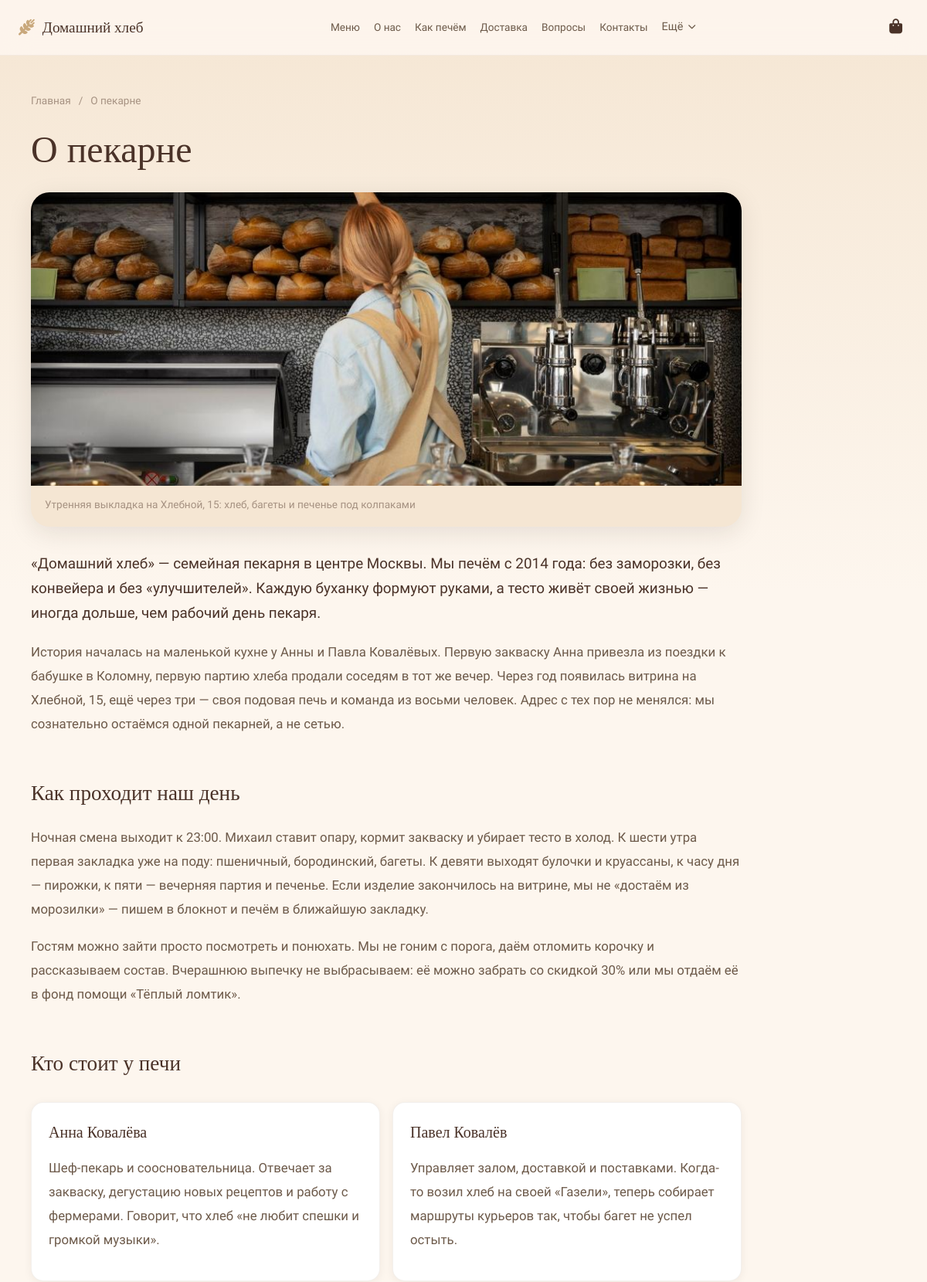
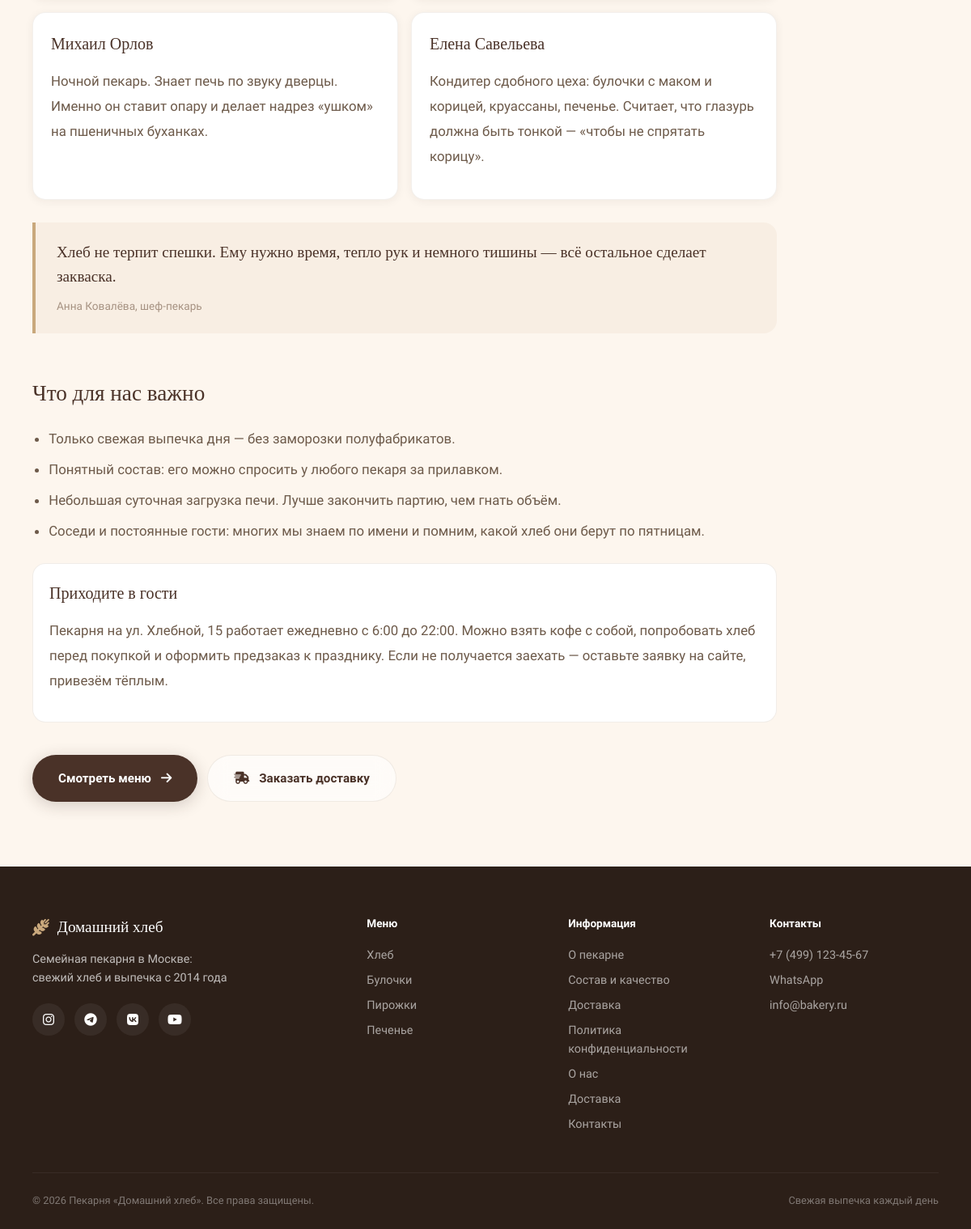
/page.php?slug=about, run on the app's committed database (2 pictures, top to bottom).
### tables this page shows
CREATE TABLE `settings` (
  `id` int(11) NOT NULL AUTO_INCREMENT,
  `setting_key` varchar(100) NOT NULL,
  `setting_value` text DEFAULT NULL,
  `setting_group` varchar(50) DEFAULT 'general',
  `created_at` timestamp NOT NULL DEFAULT current_timestamp(),
  `updated_at` timestamp NOT NULL DEFAULT current_timestamp() ON UPDATE current_timestamp(),
  PRIMARY KEY (`id`),
  UNIQUE KEY `setting_key` (`setting_key`)
);

CREATE TABLE `pages` (
  `id` int(11) NOT NULL AUTO_INCREMENT,
  `title` varchar(200) NOT NULL,
  `slug` varchar(200) NOT NULL,
  `content` longtext DEFAULT NULL,
  `meta_title` varchar(200) DEFAULT NULL,
  `meta_description` varchar(300) DEFAULT NULL,
  `is_visible` tinyint(1) DEFAULT 1,
  `sort_order` int(11) DEFAULT 0,
  `created_at` timestamp NOT NULL DEFAULT current_timestamp(),
  `updated_at` timestamp NOT NULL DEFAULT current_timestamp() ON UPDATE current_timestamp(),
  PRIMARY KEY (`id`),
  UNIQUE KEY `slug` (`slug`)
);

CREATE TABLE `categories` (
  `id` int(11) NOT NULL AUTO_INCREMENT,
  `name` varchar(100) NOT NULL,
  `slug` varchar(100) NOT NULL,
  `description` text DEFAULT NULL,
  `icon` varchar(50) DEFAULT NULL,
  `parent_id` int(11) DEFAULT NULL,
  `sort_order` int(11) DEFAULT 0,
  `is_active` tinyint(1) DEFAULT 1,
  `created_at` timestamp NOT NULL DEFAULT current_timestamp(),
  PRIMARY KEY (`id`),
  UNIQUE KEY `slug` (`slug`),
  KEY `parent_id` (`parent_id`),
  CONSTRAINT `categories_ibfk_1` FOREIGN KEY (`parent_id`) REFERENCES `categories` (`id`) ON DELETE CASCADE
);

### admin/functions.php (called while the page is built, shortened)
<?php
require_once 'config.php';
function getSetting($key) {
    global $pdo;
    $stmt = $pdo->prepare("SELECT setting_value FROM settings WHERE setting_key = ?");
    $stmt->execute([$key]);
    $result = $stmt->fetch();
    return $result ? $result['setting_value'] : null;
}
function getCategories($parentId = null) {
    global $pdo;
    $sql = "SELECT * FROM categories WHERE is_active = 1";
    if ($parentId !== null) {
        $sql .= " AND parent_id " . ($parentId === 0 ? "IS NULL" : "= ?");
    }
    $sql .= " ORDER BY sort_order ASC";
    $stmt = $pdo->prepare($sql);
    if ($parentId !== null && $parentId !== 0) {
        $stmt->execute([$parentId]);
    } else {
        $stmt->execute();
    }
    return $stmt->fetchAll();
}
function getPage($slug) {
    global $pdo;
    $stmt = $pdo->prepare("SELECT * FROM pages WHERE slug = ? AND is_visible = 1");
    $stmt->execute([$slug]);
    return $stmt->fetch();
}

### page.php (the view, shortened to what this page needs)
<?php
require_once 'admin/config.php';
require_once 'admin/functions.php';
$slug = $_GET['slug'] ?? '';
$page = getPage($slug);
$siteName = getSetting('site_name') ?? 'Домашний хлеб';
$sitePhone = getSetting('site_phone') ?? '+7 (499) 123-45-67';
$siteEmail = getSetting('site_email') ?? 'info@bakery.ru';
$whatsapp = getSetting('whatsapp') ?? '+7 (999) 123-45-67';
$telegram = getSetting('telegram') ?? '@bakery_bot';
$instagram = getSetting('instagram') ?? '#';
$vk = getSetting('vk') ?? '#';
$youtube = getSetting('youtube') ?? '#';
$pages = $pdo->query("SELECT * FROM pages WHERE is_visible = 1 ORDER BY sort_order ASC")->fetchAll();
$categories = getCategories(0);
$phoneTel = preg_replace('/[^0-9+]/', '', $sitePhone);
?>
<!DOCTYPE html>
<html lang="ru">
<head>
    <link rel="stylesheet" href="css/styles.css">
    <link rel="stylesheet" href="https://cdnjs.cloudflare.com/ajax/libs/font-awesome/6.5.0/css/all.min.css">
</head>
<body>
    <div class="scroll-steam-layer" id="scrollSteamLayer" aria-hidden="true"></div>
    <div class="crumb-layer" id="crumbLayer" aria-hidden="true"></div>
    <nav class="nav" id="nav">
        <div class="nav-container">
            <a href="index.php" class="nav-logo">
                <i class="fas fa-wheat-awn"></i>
                <span><?= htmlspecialchars($siteName) ?></span>
            </a>
            <div class="nav-links" id="navLinks">
                <a href="index.php#menu" class="nav-link">Меню</a>
                <a href="index.php#about" class="nav-link">О нас</a>
                <a href="index.php#process" class="nav-link">Как печём</a>
                <a href="index.php#delivery-info" class="nav-link">Доставка</a>
                <a href="index.php#faq" class="nav-link">Вопросы</a>
                <a href="index.php#contacts" class="nav-link">Контакты</a>
                <?php if (count($pages) > 0): ?>
                    <div class="nav-dropdown">
                        <button type="button" class="nav-link nav-dropdown-btn" aria-expanded="false">
                            Ещё <i class="fas fa-chevron-down"></i>
                        </button>
                    </div>
                <?php endif; ?>
            </div>
            <div class="nav-actions">
                <a href="index.php#order" class="nav-cart" title="К заказу">
                    <i class="fas fa-bag-shopping"></i>
                </a>
            </div>
        </div>
    </nav>
    <section class="static-page">
        <div class="container">
            <nav class="breadcrumbs" aria-label="Хлебные крошки">
                <a href="index.php">Главная</a>
                <span>/</span>
                <span><?= htmlspecialchars($page['title']) ?></span>
            </nav>
            <h1 class="static-page-title"><?= htmlspecialchars($page['title']) ?></h1>
            <div class="static-page-content">
                <?php if (trim(strip_tags((string)$page['content'])) !== ''): ?>
                    <?= $page['content'] ?>
                <?php endif; ?>
            </div>
            <div class="static-page-cta">
                <a href="index.php#menu" class="btn btn-primary">
                    <span>Смотреть меню</span>
                    <i class="fas fa-arrow-right"></i>
                </a>
                <a href="index.php#order" class="btn btn-ghost">
                    <i class="fas fa-truck-fast"></i>
                    <span>Заказать доставку</span>
                </a>
            </div>
        </div>
    </section>
    <footer class="footer">
        <div class="container">
            <div class="footer-content">
                <div class="footer-brand">
                    <a href="index.php" class="footer-logo">
                        <i class="fas fa-wheat-awn"></i>
                        <span><?= htmlspecialchars($siteName) ?></span>
                    </a>
                    <p class="footer-description">
                        Семейная пекарня в Москве:<br>
                        свежий хлеб и выпечка с 2014 года
                    </p>
                    <div class="footer-socials">
                        <a href="<?= htmlspecialchars($instagram) ?>" class="footer-social"><i class="fab fa-instagram"></i></a>
                        <a href="<?= htmlspecialchars($telegram) ?>" class="footer-social"><i class="fab fa-telegram"></i></a>
                        <a href="<?= htmlspecialchars($vk) ?>" class="footer-social"><i class="fab fa-vk"></i></a>
                        <a href="<?= htmlspecialchars($youtube) ?>" class="footer-social"><i class="fab fa-youtube"></i></a>
                    </div>
                </div>
                <div class="footer-links">
                    <div class="footer-links-column">
                        <h4>Меню</h4>
                        <?php if (count($categories) > 0): ?>
                            <?php foreach ($categories as $category): ?>
                                <a href="index.php#menu"><?= htmlspecialchars($category['name']) ?></a>
                            <?php endforeach; ?>
                        <?php endif; ?>
                    </div>
                    <div class="footer-links-column">
                        <h4>Информация</h4>
                        <?php foreach ($pages as $navPage): ?>
                            <a href="page.php?slug=<?= htmlspecialchars($navPage['slug']) ?>"><?= htmlspecialchars($navPage['title']) ?></a>
                        <?php endforeach; ?>
                        <a href="index.php#about">О нас</a>
                        <a href="index.php#order">Доставка</a>
                        <a href="index.php#contacts">Контакты</a>
                    </div>
                    <div class="footer-links-column">
                        <h4>Контакты</h4>
                        <a href="tel:<?= htmlspecialchars($phoneTel) ?>"><?= htmlspecialchars($sitePhone) ?></a>
                        <a href="https://wa.me/<?= preg_replace('/[^0-9]/', '', $whatsapp) ?>">WhatsApp</a>
                        <a href="mailto:<?= htmlspecialchars($siteEmail) ?>"><?= htmlspecialchars($siteEmail) ?></a>
                    </div>
                </div>
            </div>
            <div class="footer-bottom">
                <span>© <?= date('Y') ?> Пекарня «<?= htmlspecialchars($siteName) ?>». Все права защищены.</span>
                <span>Свежая выпечка каждый день</span>
            </div>
        </div>
    </footer>
</body>
</html>

### data on the page
settings: setting_value "Домашний хлеб"
pages: title "О пекарне", content (picture), content "Утренняя выкладка на Хлебной, 15: хлеб, багеты и печенье под колпаками «Домашний хлеб» — семейная пекарня в центре Москвы. Мы печём с 2014 года: без заморозки, без конвейера и без «улучшителей». Каждую буханку формуют руками, а тесто живёт своей жизнью — иногда дольше, чем рабочий день пекаря. История началась на маленькой кухне у Анны и Павла Ковалёвых. Первую закваску Анна привезла из поездки к бабушке в Коломну, первую партию хлеба продали соседям в тот же вечер. Через год появилась витрина на Хлебной, 15, ещё через три — своя подовая печь и команда из восьми человек. Адрес с тех пор не менялся: мы сознательно остаёмся одной пекарней, а не сетью. Как проходит наш день Ночная смена…"
categories: name "Хлеб"
categories: name "Булочки"
categories: name "Пирожки"
categories: name "Печенье"
pages: title "Состав и качество"
pages: title "Доставка"
pages: title "Политика конфиденциальности"
settings: setting_value "+7 (499) 123-45-67"
settings: setting_value "info@bakery.ru"
